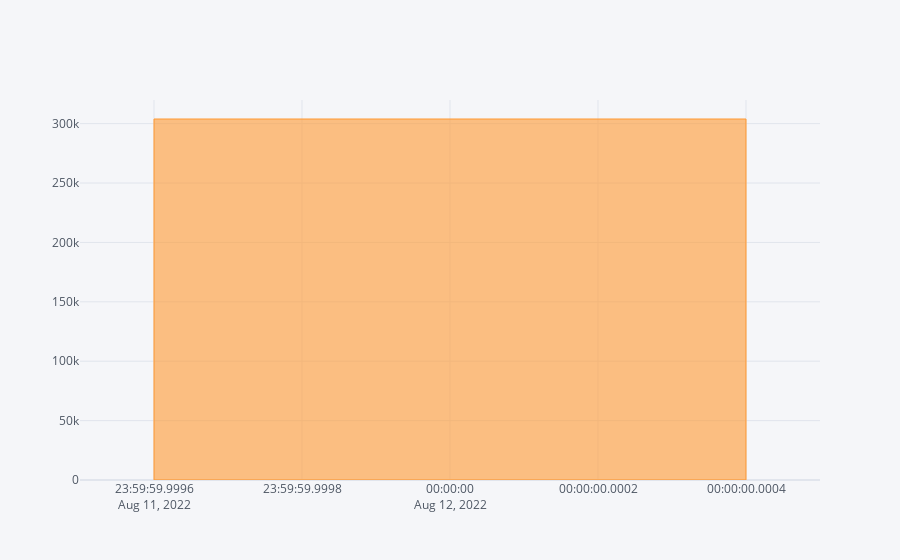

Notebook cell for this chart:
### Code cell
share['Volume'].iplot(kind='bar')

### Figure 1 — Plotly figure (JSON) as saved in the notebook; plotly's stock layout.template omitted (floating-point values rounded to 4 significant figures)
{"data": [{"marker": {"color": "rgba(255, 153, 51, 0.6)", "line": {"color": "rgba(255, 153, 51, 1.0)", "width": 1}}, "name": "Volume", "orientation": "v", "text": "", "type": "bar", "x": ["2022-08-12"], "y": [303900]}], "layout": {"legend": {"bgcolor": "#F5F6F9", "font": {"color": "#4D5663"}}, "paper_bgcolor": "#F5F6F9", "plot_bgcolor": "#F5F6F9", "title": {"font": {"color": "#4D5663"}}, "xaxis": {"gridcolor": "#E1E5ED", "showgrid": true, "tickfont": {"color": "#4D5663"}, "title": {"font": {"color": "#4D5663"}, "text": ""}, "zerolinecolor": "#E1E5ED"}, "yaxis": {"gridcolor": "#E1E5ED", "showgrid": true, "tickfont": {"color": "#4D5663"}, "title": {"font": {"color": "#4D5663"}, "text": ""}, "zerolinecolor": "#E1E5ED"}}}
